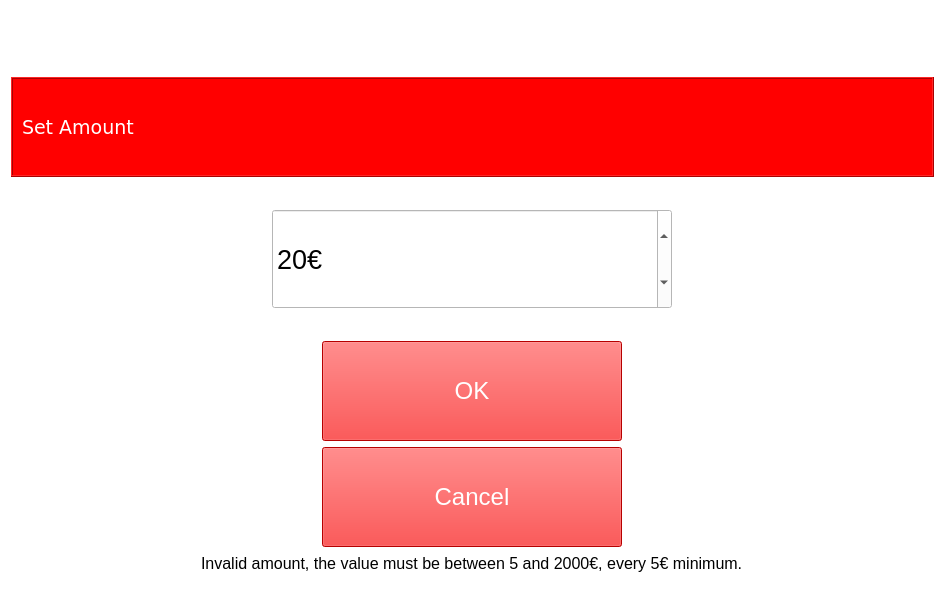
<?xml version="1.0" encoding="UTF-8"?>
<ui version="4.0">
 <class>CustomAmount</class>
 <widget class="QWidget" name="CustomAmount">
  <property name="geometry">
   <rect>
    <x>0</x>
    <y>0</y>
    <width>945</width>
    <height>610</height>
   </rect>
  </property>
  <property name="windowTitle">
   <string>ATM</string>
  </property>
  <property name="styleSheet">
   <string notr="true">background-color: white;</string>
  </property>
  <layout class="QVBoxLayout" name="verticalLayout">
   <item>
    <widget class="QLabel" name="imgLbl">
     <property name="sizePolicy">
      <sizepolicy hsizetype="Minimum" vsizetype="Minimum">
       <horstretch>0</horstretch>
       <verstretch>0</verstretch>
      </sizepolicy>
     </property>
     <property name="minimumSize">
      <size>
       <width>923</width>
       <height>60</height>
      </size>
     </property>
     <property name="maximumSize">
      <size>
       <width>923</width>
       <height>60</height>
      </size>
     </property>
     <property name="frameShape">
      <enum>QFrame::NoFrame</enum>
     </property>
     <property name="frameShadow">
      <enum>QFrame::Plain</enum>
     </property>
     <property name="text">
      <string/>
     </property>
     <property name="pixmap">
      <pixmap>ATM_Logo.bmp</pixmap>
     </property>
    </widget>
   </item>
   <item>
    <widget class="QFrame" name="frame">
     <property name="sizePolicy">
      <sizepolicy hsizetype="Minimum" vsizetype="Minimum">
       <horstretch>0</horstretch>
       <verstretch>0</verstretch>
      </sizepolicy>
     </property>
     <property name="minimumSize">
      <size>
       <width>400</width>
       <height>100</height>
      </size>
     </property>
     <property name="maximumSize">
      <size>
       <width>16777215</width>
       <height>100</height>
      </size>
     </property>
     <property name="palette">
      <palette>
       <active>
        <colorrole role="WindowText">
         <brush brushstyle="SolidPattern">
          <color alpha="255">
           <red>0</red>
           <green>0</green>
           <blue>0</blue>
          </color>
         </brush>
        </colorrole>
        <colorrole role="Button">
         <brush brushstyle="SolidPattern">
          <color alpha="255">
           <red>255</red>
           <green>0</green>
           <blue>0</blue>
          </color>
         </brush>
        </colorrole>
        <colorrole role="Light">
         <brush brushstyle="SolidPattern">
          <color alpha="255">
           <red>255</red>
           <green>166</green>
           <blue>168</blue>
          </color>
         </brush>
        </colorrole>
        <colorrole role="Midlight">
         <brush brushstyle="SolidPattern">
          <color alpha="255">
           <red>246</red>
           <green>113</green>
           <blue>115</blue>
          </color>
         </brush>
        </colorrole>
        <colorrole role="Dark">
         <brush brushstyle="SolidPattern">
          <color alpha="255">
           <red>119</red>
           <green>30</green>
           <blue>31</blue>
          </color>
         </brush>
        </colorrole>
        <colorrole role="Mid">
         <brush brushstyle="SolidPattern">
          <color alpha="255">
           <red>159</red>
           <green>40</green>
           <blue>42</blue>
          </color>
         </brush>
        </colorrole>
        <colorrole role="Text">
         <brush brushstyle="SolidPattern">
          <color alpha="255">
           <red>0</red>
           <green>0</green>
           <blue>0</blue>
          </color>
         </brush>
        </colorrole>
        <colorrole role="BrightText">
         <brush brushstyle="SolidPattern">
          <color alpha="255">
           <red>255</red>
           <green>255</green>
           <blue>255</blue>
          </color>
         </brush>
        </colorrole>
        <colorrole role="ButtonText">
         <brush brushstyle="SolidPattern">
          <color alpha="255">
           <red>0</red>
           <green>0</green>
           <blue>0</blue>
          </color>
         </brush>
        </colorrole>
        <colorrole role="Base">
         <brush brushstyle="SolidPattern">
          <color alpha="255">
           <red>255</red>
           <green>0</green>
           <blue>0</blue>
          </color>
         </brush>
        </colorrole>
        <colorrole role="Window">
         <brush brushstyle="SolidPattern">
          <color alpha="255">
           <red>255</red>
           <green>0</green>
           <blue>0</blue>
          </color>
         </brush>
        </colorrole>
        <colorrole role="Shadow">
         <brush brushstyle="SolidPattern">
          <color alpha="255">
           <red>0</red>
           <green>0</green>
           <blue>0</blue>
          </color>
         </brush>
        </colorrole>
        <colorrole role="AlternateBase">
         <brush brushstyle="SolidPattern">
          <color alpha="255">
           <red>246</red>
           <green>157</green>
           <blue>159</blue>
          </color>
         </brush>
        </colorrole>
        <colorrole role="ToolTipBase">
         <brush brushstyle="SolidPattern">
          <color alpha="255">
           <red>255</red>
           <green>255</green>
           <blue>220</blue>
          </color>
         </brush>
        </colorrole>
        <colorrole role="ToolTipText">
         <brush brushstyle="SolidPattern">
          <color alpha="255">
           <red>0</red>
           <green>0</green>
           <blue>0</blue>
          </color>
         </brush>
        </colorrole>
        <colorrole role="PlaceholderText">
         <brush brushstyle="NoBrush">
          <color alpha="128">
           <red>0</red>
           <green>0</green>
           <blue>0</blue>
          </color>
         </brush>
        </colorrole>
       </active>
       <inactive>
        <colorrole role="WindowText">
         <brush brushstyle="SolidPattern">
          <color alpha="255">
           <red>0</red>
           <green>0</green>
           <blue>0</blue>
          </color>
         </brush>
        </colorrole>
        <colorrole role="Button">
         <brush brushstyle="SolidPattern">
          <color alpha="255">
           <red>255</red>
           <green>0</green>
           <blue>0</blue>
          </color>
         </brush>
        </colorrole>
        <colorrole role="Light">
         <brush brushstyle="SolidPattern">
          <color alpha="255">
           <red>255</red>
           <green>166</green>
           <blue>168</blue>
          </color>
         </brush>
        </colorrole>
        <colorrole role="Midlight">
         <brush brushstyle="SolidPattern">
          <color alpha="255">
           <red>246</red>
           <green>113</green>
           <blue>115</blue>
          </color>
         </brush>
        </colorrole>
        <colorrole role="Dark">
         <brush brushstyle="SolidPattern">
          <color alpha="255">
           <red>119</red>
           <green>30</green>
           <blue>31</blue>
          </color>
         </brush>
        </colorrole>
        <colorrole role="Mid">
         <brush brushstyle="SolidPattern">
          <color alpha="255">
           <red>159</red>
           <green>40</green>
           <blue>42</blue>
          </color>
         </brush>
        </colorrole>
        <colorrole role="Text">
         <brush brushstyle="SolidPattern">
          <color alpha="255">
           <red>0</red>
           <green>0</green>
           <blue>0</blue>
          </color>
         </brush>
        </colorrole>
        <colorrole role="BrightText">
         <brush brushstyle="SolidPattern">
          <color alpha="255">
           <red>255</red>
           <green>255</green>
           <blue>255</blue>
          </color>
         </brush>
        </colorrole>
        <colorrole role="ButtonText">
         <brush brushstyle="SolidPattern">
          <color alpha="255">
           <red>0</red>
           <green>0</green>
           <blue>0</blue>
          </color>
         </brush>
        </colorrole>
        <colorrole role="Base">
         <brush brushstyle="SolidPattern">
          <color alpha="255">
           <red>255</red>
           <green>0</green>
           <blue>0</blue>
          </color>
         </brush>
        </colorrole>
        <colorrole role="Window">
         <brush brushstyle="SolidPattern">
          <color alpha="255">
           <red>255</red>
           <green>0</green>
           <blue>0</blue>
          </color>
         </brush>
        </colorrole>
        <colorrole role="Shadow">
         <brush brushstyle="SolidPattern">
          <color alpha="255">
           <red>0</red>
           <green>0</green>
           <blue>0</blue>
          </color>
         </brush>
        </colorrole>
        <colorrole role="AlternateBase">
         <brush brushstyle="SolidPattern">
          <color alpha="255">
           <red>246</red>
           <green>157</green>
           <blue>159</blue>
          </color>
         </brush>
        </colorrole>
        <colorrole role="ToolTipBase">
         <brush brushstyle="SolidPattern">
          <color alpha="255">
           <red>255</red>
           <green>255</green>
           <blue>220</blue>
          </color>
         </brush>
        </colorrole>
        <colorrole role="ToolTipText">
         <brush brushstyle="SolidPattern">
          <color alpha="255">
           <red>0</red>
           <green>0</green>
           <blue>0</blue>
          </color>
         </brush>
        </colorrole>
        <colorrole role="PlaceholderText">
         <brush brushstyle="NoBrush">
          <color alpha="128">
           <red>0</red>
           <green>0</green>
           <blue>0</blue>
          </color>
         </brush>
        </colorrole>
       </inactive>
       <disabled>
        <colorrole role="WindowText">
         <brush brushstyle="SolidPattern">
          <color alpha="255">
           <red>119</red>
           <green>30</green>
           <blue>31</blue>
          </color>
         </brush>
        </colorrole>
        <colorrole role="Button">
         <brush brushstyle="SolidPattern">
          <color alpha="255">
           <red>255</red>
           <green>0</green>
           <blue>0</blue>
          </color>
         </brush>
        </colorrole>
        <colorrole role="Light">
         <brush brushstyle="SolidPattern">
          <color alpha="255">
           <red>255</red>
           <green>166</green>
           <blue>168</blue>
          </color>
         </brush>
        </colorrole>
        <colorrole role="Midlight">
         <brush brushstyle="SolidPattern">
          <color alpha="255">
           <red>246</red>
           <green>113</green>
           <blue>115</blue>
          </color>
         </brush>
        </colorrole>
        <colorrole role="Dark">
         <brush brushstyle="SolidPattern">
          <color alpha="255">
           <red>119</red>
           <green>30</green>
           <blue>31</blue>
          </color>
         </brush>
        </colorrole>
        <colorrole role="Mid">
         <brush brushstyle="SolidPattern">
          <color alpha="255">
           <red>159</red>
           <green>40</green>
           <blue>42</blue>
          </color>
         </brush>
        </colorrole>
        <colorrole role="Text">
         <brush brushstyle="SolidPattern">
          <color alpha="255">
           <red>119</red>
           <green>30</green>
           <blue>31</blue>
          </color>
         </brush>
        </colorrole>
        <colorrole role="BrightText">
         <brush brushstyle="SolidPattern">
          <color alpha="255">
           <red>255</red>
           <green>255</green>
           <blue>255</blue>
          </color>
         </brush>
        </colorrole>
        <colorrole role="ButtonText">
         <brush brushstyle="SolidPattern">
          <color alpha="255">
           <red>119</red>
           <green>30</green>
           <blue>31</blue>
          </color>
         </brush>
        </colorrole>
        <colorrole role="Base">
         <brush brushstyle="SolidPattern">
          <color alpha="255">
           <red>255</red>
           <green>0</green>
           <blue>0</blue>
          </color>
         </brush>
        </colorrole>
        <colorrole role="Window">
         <brush brushstyle="SolidPattern">
          <color alpha="255">
           <red>255</red>
           <green>0</green>
           <blue>0</blue>
          </color>
         </brush>
        </colorrole>
        <colorrole role="Shadow">
         <brush brushstyle="SolidPattern">
          <color alpha="255">
           <red>0</red>
           <green>0</green>
           <blue>0</blue>
          </color>
         </brush>
        </colorrole>
        <colorrole role="AlternateBase">
         <brush brushstyle="SolidPattern">
          <color alpha="255">
           <red>238</red>
           <green>60</green>
           <blue>63</blue>
          </color>
         </brush>
        </colorrole>
        <colorrole role="ToolTipBase">
         <brush brushstyle="SolidPattern">
          <color alpha="255">
           <red>255</red>
           <green>255</green>
           <blue>220</blue>
          </color>
         </brush>
        </colorrole>
        <colorrole role="ToolTipText">
         <brush brushstyle="SolidPattern">
          <color alpha="255">
           <red>0</red>
           <green>0</green>
           <blue>0</blue>
          </color>
         </brush>
        </colorrole>
        <colorrole role="PlaceholderText">
         <brush brushstyle="NoBrush">
          <color alpha="128">
           <red>0</red>
           <green>0</green>
           <blue>0</blue>
          </color>
         </brush>
        </colorrole>
       </disabled>
      </palette>
     </property>
     <property name="autoFillBackground">
      <bool>false</bool>
     </property>
     <property name="styleSheet">
      <string notr="true">background-color:red;</string>
     </property>
     <property name="frameShape">
      <enum>QFrame::Box</enum>
     </property>
     <property name="frameShadow">
      <enum>QFrame::Raised</enum>
     </property>
     <layout class="QGridLayout" name="gridLayout_2">
      <item row="0" column="0">
       <widget class="QLabel" name="nameLbl">
        <property name="font">
         <font>
          <family>Verdana</family>
          <pointsize>14</pointsize>
         </font>
        </property>
        <property name="styleSheet">
         <string notr="true">QLabel { color : white; }</string>
        </property>
        <property name="text">
         <string>Set Amount</string>
        </property>
        <property name="textFormat">
         <enum>Qt::AutoText</enum>
        </property>
       </widget>
      </item>
     </layout>
    </widget>
   </item>
   <item>
    <widget class="QLabel" name="label">
     <property name="text">
      <string/>
     </property>
    </widget>
   </item>
   <item alignment="Qt::AlignHCenter">
    <widget class="QSpinBox" name="customVal">
     <property name="sizePolicy">
      <sizepolicy hsizetype="Minimum" vsizetype="Minimum">
       <horstretch>0</horstretch>
       <verstretch>0</verstretch>
      </sizepolicy>
     </property>
     <property name="minimumSize">
      <size>
       <width>400</width>
       <height>100</height>
      </size>
     </property>
     <property name="maximumSize">
      <size>
       <width>400</width>
       <height>100</height>
      </size>
     </property>
     <property name="font">
      <font>
       <pointsize>20</pointsize>
       <weight>50</weight>
       <bold>false</bold>
      </font>
     </property>
     <property name="accelerated">
      <bool>false</bool>
     </property>
     <property name="suffix">
      <string>€</string>
     </property>
     <property name="minimum">
      <number>5</number>
     </property>
     <property name="maximum">
      <number>2000</number>
     </property>
     <property name="singleStep">
      <number>20</number>
     </property>
     <property name="value">
      <number>20</number>
     </property>
    </widget>
   </item>
   <item>
    <widget class="QLabel" name="label_3">
     <property name="text">
      <string/>
     </property>
    </widget>
   </item>
   <item alignment="Qt::AlignHCenter">
    <widget class="QPushButton" name="okBtn">
     <property name="sizePolicy">
      <sizepolicy hsizetype="Minimum" vsizetype="Minimum">
       <horstretch>0</horstretch>
       <verstretch>0</verstretch>
      </sizepolicy>
     </property>
     <property name="minimumSize">
      <size>
       <width>300</width>
       <height>100</height>
      </size>
     </property>
     <property name="maximumSize">
      <size>
       <width>300</width>
       <height>100</height>
      </size>
     </property>
     <property name="font">
      <font>
       <pointsize>18</pointsize>
      </font>
     </property>
     <property name="styleSheet">
      <string notr="true">color: rgb(255, 255, 255);
background-color: red;</string>
     </property>
     <property name="text">
      <string>OK</string>
     </property>
    </widget>
   </item>
   <item alignment="Qt::AlignHCenter">
    <widget class="QPushButton" name="cancelBtn">
     <property name="sizePolicy">
      <sizepolicy hsizetype="Minimum" vsizetype="Minimum">
       <horstretch>0</horstretch>
       <verstretch>0</verstretch>
      </sizepolicy>
     </property>
     <property name="minimumSize">
      <size>
       <width>300</width>
       <height>100</height>
      </size>
     </property>
     <property name="maximumSize">
      <size>
       <width>300</width>
       <height>100</height>
      </size>
     </property>
     <property name="font">
      <font>
       <pointsize>18</pointsize>
      </font>
     </property>
     <property name="styleSheet">
      <string notr="true">color: rgb(255, 255, 255);
background-color: red;</string>
     </property>
     <property name="text">
      <string>Cancel</string>
     </property>
    </widget>
   </item>
   <item alignment="Qt::AlignHCenter">
    <widget class="QLabel" name="errorLbl">
     <property name="font">
      <font>
       <pointsize>12</pointsize>
      </font>
     </property>
     <property name="text">
      <string>Invalid amount, the value must be between 5 and 2000€, every 5€ minimum.</string>
     </property>
    </widget>
   </item>
   <item>
    <widget class="QLabel" name="label_2">
     <property name="text">
      <string/>
     </property>
    </widget>
   </item>
  </layout>
 </widget>
 <resources/>
 <connections/>
</ui>
